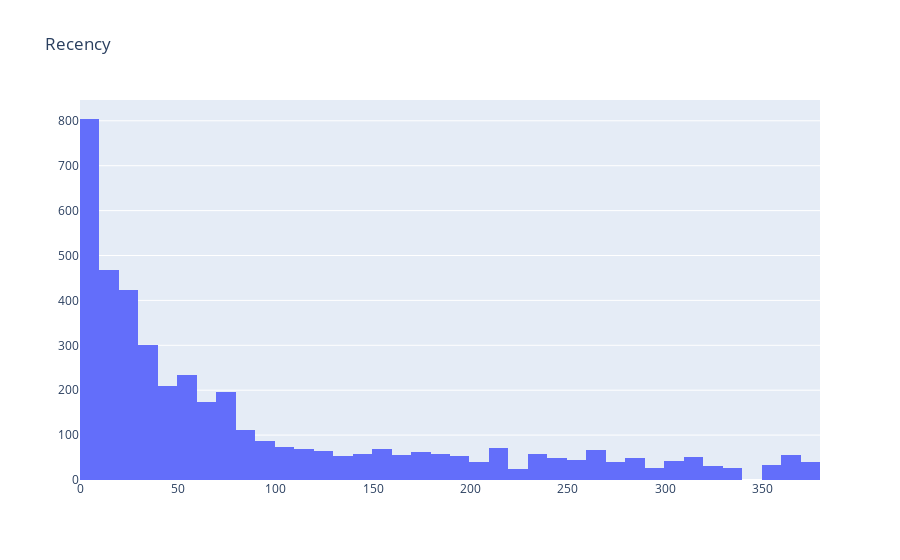

Notebook source saved alongside this figure:
### Code cell
plot_data = [
    go.Histogram(
        x=recent_purchase['Recency']
    )
]
plot_layout = go.Layout(
        title='Recency'
    )
fig = go.Figure(data=plot_data, layout=plot_layout)
pyoff.iplot(fig)

### Figure 1 — Plotly figure (JSON) as saved in the notebook; plotly's stock layout.template omitted (floating-point values rounded to 4 significant figures; data arrays with more than 128 entries replaced by an {"elided": "..."} marker saying what was removed)
{"data": [{"type": "histogram", "x": {"elided": "4372 int values"}}], "layout": {"title": {"text": "Recency"}}}
